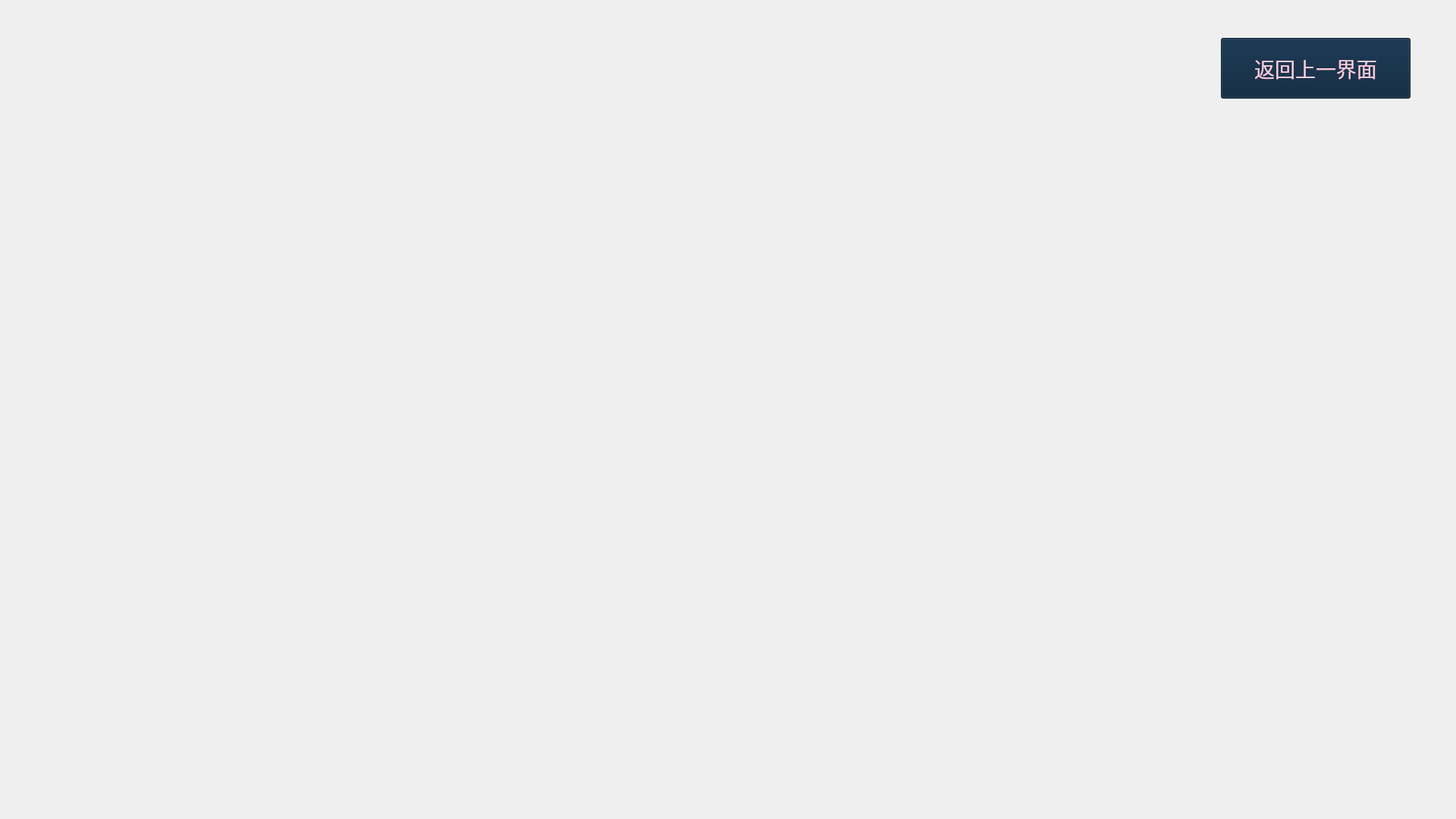
<?xml version="1.0" encoding="UTF-8"?>
<ui version="4.0">
 <class>TabelP</class>
 <widget class="QWidget" name="TabelP">
  <property name="geometry">
   <rect>
    <x>0</x>
    <y>0</y>
    <width>1920</width>
    <height>1080</height>
   </rect>
  </property>
  <property name="windowTitle">
   <string>Form</string>
  </property>
  <widget class="QLabel" name="imageL">
   <property name="geometry">
    <rect>
     <x>0</x>
     <y>0</y>
     <width>1920</width>
     <height>1080</height>
    </rect>
   </property>
   <property name="text">
    <string/>
   </property>
   <property name="pixmap">
    <pixmap>Image/patten2.png</pixmap>
   </property>
   <property name="scaledContents">
    <bool>true</bool>
   </property>
  </widget>
  <widget class="QPushButton" name="jumpToChooseP">
   <property name="geometry">
    <rect>
     <x>1610</x>
     <y>50</y>
     <width>250</width>
     <height>80</height>
    </rect>
   </property>
   <property name="font">
    <font>
     <family>Adobe Arabic</family>
     <pointsize>20</pointsize>
    </font>
   </property>
   <property name="styleSheet">
    <string notr="true">color: rgb(252, 204, 220);
background-color: rgb(7, 33, 58);</string>
   </property>
   <property name="text">
    <string>返回上一界面</string>
   </property>
  </widget>
 </widget>
 <resources/>
 <connections/>
</ui>
